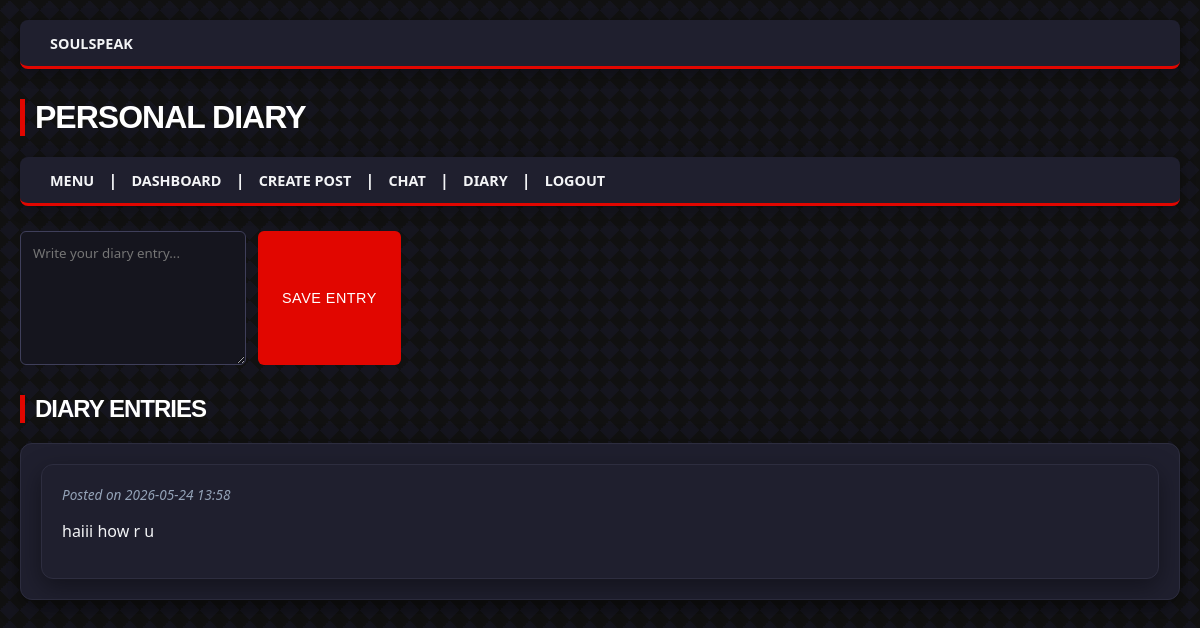
Page /diary (signed in) on the earlier database version.
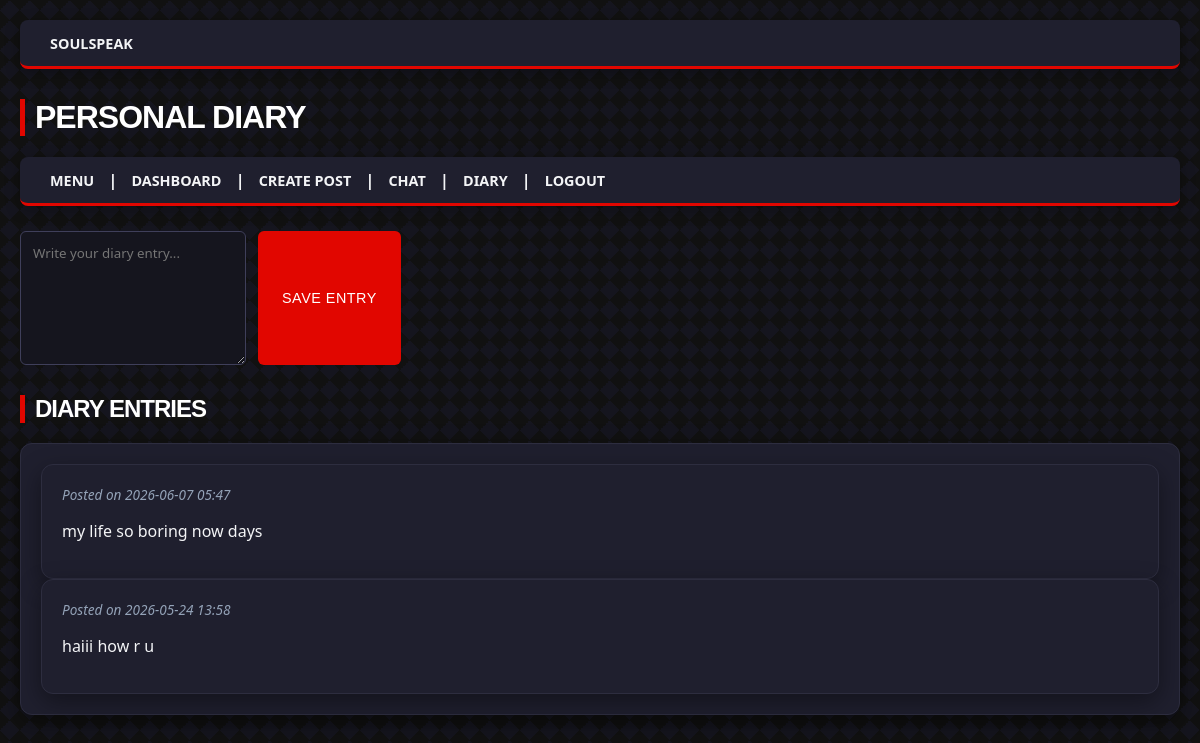
Same page on the later database version.
### app.py (models this page shows)
class Diary(db.Model):
    id = db.Column(
        db.Integer,
        primary_key=True
    )
    content = db.Column(
        db.Text,
        nullable=False
    )
    date = db.Column(
        db.DateTime,
        default=datetime.utcnow
    )
    user_id = db.Column(
        db.Integer,
        db.ForeignKey('user.id')
    )

### app.py (the view, shortened to what this page needs)
@app.route('/diary', methods=['GET', 'POST'])
@login_required
def diary():
    entries = Diary.query.filter_by(
        user_id=current_user.id
    ).order_by(Diary.date.desc()).all()
    return render_template(
        'diary.html',
        entries=entries,
        user=current_user.username
    )

### app.py (called while the page is built)
@login_manager.user_loader
def load_user(user_id):
    return User.query.get(int(user_id))

### templates/diary.html (shortened to what this page needs)
{% extends "base.html" %}
{% block content %}
    <h1>Personal Diary</h1>
    <nav>
        <a href="{{ url_for('menu') }}">Menu</a> |
        <a href="{{ url_for('dashboard') }}">Dashboard</a> |
        <a href="{{ url_for('post') }}">Create Post</a> |
        <a href="{{ url_for('chat') }}">Chat</a> |
        <a href="{{ url_for('diary') }}">Diary</a> |
        {% if user.lower() != 'guest' %}
            <a href="{{ url_for('logout') }}">Logout</a>
        {% else %}
            <a href="{{ url_for('login') }}">Login</a> |
            <a href="{{ url_for('register') }}">Register</a>
        {% endif %}
    </nav>
    <form method="POST" class="diary-form">
        <textarea name="content" rows="6" placeholder="Write your diary entry..." required></textarea>
        <button type="submit">Save Entry</button>
    </form>
    <h2>Diary Entries</h2>
    {% if entries %}
        <div class="entries">
            {% for entry in entries %}
                <article class="entry-card">
                    <div class="entry-meta">Posted on {{ entry.date.strftime('%Y-%m-%d %H:%M') if entry.date else 'Unknown' }}</div>
                    <p>{{ entry.content }}</p>
                </article>
            {% endfor %}
        </div>
    {% else %}
        <p>You have no diary entries yet.</p>
    {% endif %}
{% endblock %}

Differences in the rows shown:
added Diary: date "2026-06-07 05:47", content "my life so boring now days"
